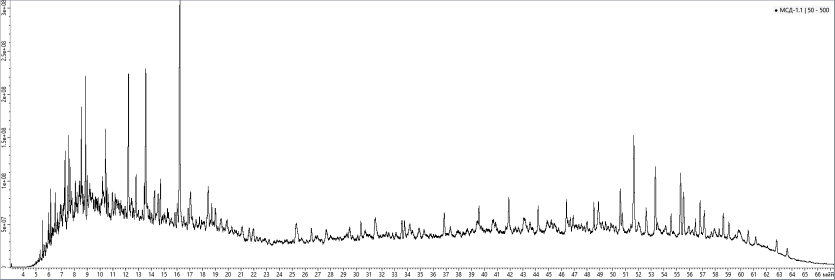
#> input picture scripts/img/2.png, 1669 x 559 px (shown at 1/2 size)
$ python example2.py
#> lines starting #> are read from the running program, lines starting #| are printed output that depends on the picture; after the words box and inside, x2 and y2 are one past the last pixel; in counts of white or black regions, pixels touching at a corner belong together
### src/imgplot2vec/reader.py
import cv2
import numpy as np


class Reader:
    def read(self, name_image_file: str) -> np.ndarray:
#> called with name_image_file = 'img/2.png'
        path_image = name_image_file
        with open(path_image, "rb") as f:
            chunk = f.read()
        chunk_arr = np.frombuffer(chunk, dtype=np.uint8)
        image = cv2.imdecode(chunk_arr, cv2.IMREAD_COLOR)
#> image is the input picture: shape (559, 1669, 3); mean B, G, R 248.1, 248, 248
        return image

### src/imgplot2vec/converter.py
import cv2
import numpy as np


class Frame:
    def __init__(self, x_top_left: int, y_top_left: int,
                 x_bottom_right: int, y_bottom_right: int,
                 x1: float, y1: float,
                 x0: float = 0, y0: float = 0):
        self.x_top_left = x_top_left
        self.y_top_left = y_top_left
        self.x_bottom_right = x_bottom_right
        self.y_bottom_right = y_bottom_right
        self.x0 = x0
        self.x1 = x1
        self.y0 = y0
        self.y1 = y1

    def crop_gray(self, img: np.ndarray) -> np.ndarray:
        return img[self.y_top_left:self.y_bottom_right, self.x_top_left:self.x_bottom_right]
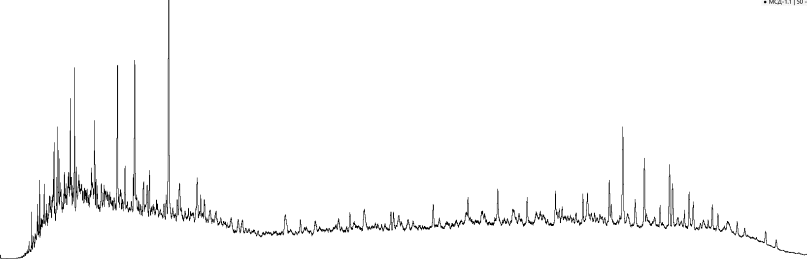
#> returned value: shape (518, 1613) (shown at 1/2 size); min 0, max 255, mean 249.4

    def compare_y(self, y):
        delta_frame = self.y_bottom_right - self.y_top_left
        delta_plot = self.y1-self.y0
        return self.y1-delta_plot/delta_frame * y

    def compare_x(self, x):
        delta_frame = self.x_bottom_right - self.x_top_left
        delta_plot = self.x1 - self.x0
        return delta_plot / delta_frame * x


class Converter:
    def imgplot2vec(self, img, frame: Frame):
        img_gray = cv2.cvtColor(img, cv2.COLOR_RGB2GRAY)
        area = frame.crop_gray(img_gray)
        w = area.shape[1]
#> w = 1613
        y_vec = np.zeros(w)
#> y_vec = 1613 values from 0 to 0
        x_vec = np.zeros(w)
#> x_vec = 1613 values from 0 to 0
        for i in range(w):
            yi = np.argmin(area[:, i])
            y_vec[i] = frame.compare_y(yi)
            x_vec[i] = frame.compare_x(i)
#> this loop made 1613 passes
#> yi on passes 1 to 3: 510, 515, 516
#> after the loop, x_vec = 1613 values from 0 to 62.96; y_vec = 1613 values, max 300000000 at index 337, min 579150.6 at index 3, mean 44456718.7
        return y_vec, x_vec


class AutoConverter(Converter):
    # [43 lines left out: functions auto_imgplot2vec, _auto_frame, __first_max_intensity, __end_max_intensity, not called in this run]

### scripts/example2.py
import cv2
from imgplot2vec import Reader, Frame, Converter
import matplotlib.pyplot as plt


reader = Reader()
converter = Converter()
frame = Frame(x_top_left=22, y_top_left=17, x_bottom_right=1635, y_bottom_right=535,
              x0=3, y0=0, x1=66, y1=3e+08)


img = reader.read(r"img/2.png")
vec_y, vec_x = converter.imgplot2vec(img, frame)
#> vec_y has the same summary as y_vec in imgplot2vec; vec_x = 1613 values from 0 to 62.96

gray_frame = frame.crop_gray(cv2.cvtColor(img, cv2.COLOR_RGB2GRAY))
print(vec_y, vec_x)
#> (printed output is left out)
plt.plot(vec_x, vec_y, "-")
plt.grid()
plt.xlim([frame.x0, frame.x1])
plt.ylim([frame.y0, frame.y1])
plt.show()
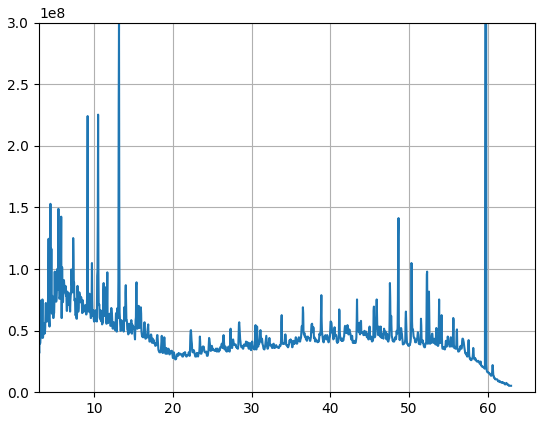
#> figure drawn by matplotlib, 1 panel; curve peaks at x = 13.16, y = 300000000

# cv2.imshow(" ", gray_frame)
# cv2.waitKey()

$ run again, with scripts/img/1.png copied over scripts/img/2.png
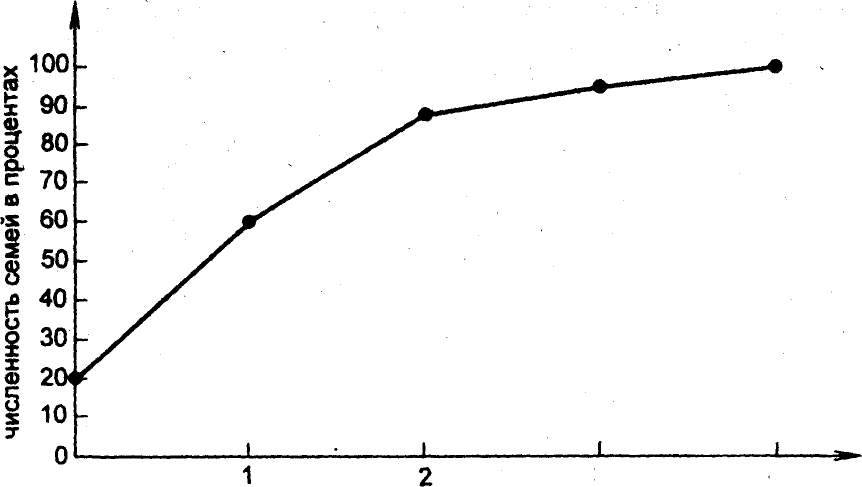
#> input picture scripts/img/1.png, 1724 x 974 px (shown at 1/2 size)
#> in read, image is the input picture: shape (974, 1724, 3); 96.5% white; 144 black regions (101 under 20 px), largest, box (x1, y1, x2, y2) and area: (108, 1, 1723, 923) 33682, (80, 188, 135, 228) 1253, (9, 457, 40, 517) 1224
#> in crop_gray, `return img[self.y_top_left:self.y_bottom_right, self.x_top_left:self.x..`:
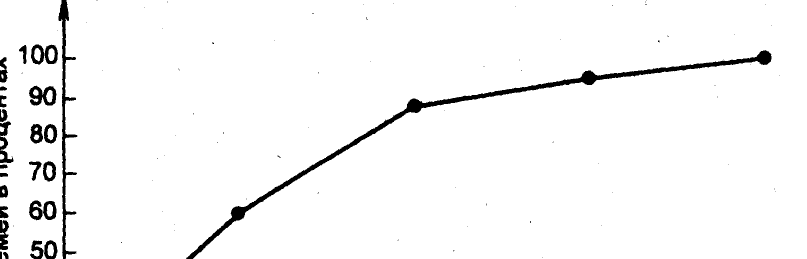
#> returned value: shape (518, 1613) (shown at 1/2 size); 96.6% white; 94 black regions (68 under 20 px), largest, box (x1, y1, x2, y2) and area: (372, 100, 1543, 518) 13116, (117, 0, 155, 518) 4289, (58, 171, 113, 211) 1253
#> the loop in imgplot2vec, `for i in range(w):` made 1613 passes
#> yi on passes 1 to 3: 121, 120, 119
#> after the loop in imgplot2vec, `for i in range(w):`: x_vec = 1613 values from 0 to 62.96; y_vec = 1613 values, max 300000000 at index 27, min 579150.6 at index 372, mean 198314730.5
#> vec_y has the same summary as y_vec in imgplot2vec; vec_x = 1613 values from 0 to 62.96
#> (printed output is left out)
#> `plt.show()`:
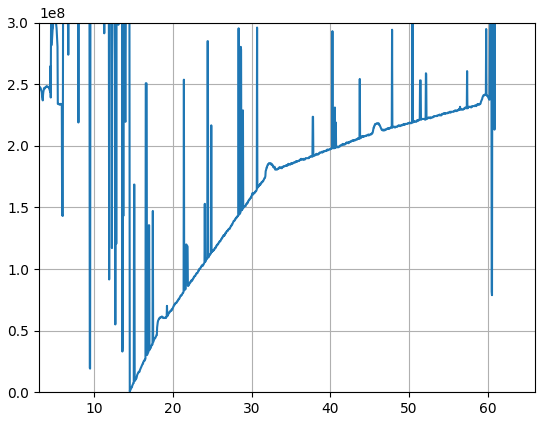
#> figure drawn by matplotlib, 1 panel; curve peaks at x = 1.05, y = 300000000

$ run again, with scripts/img/3.png copied over scripts/img/2.png
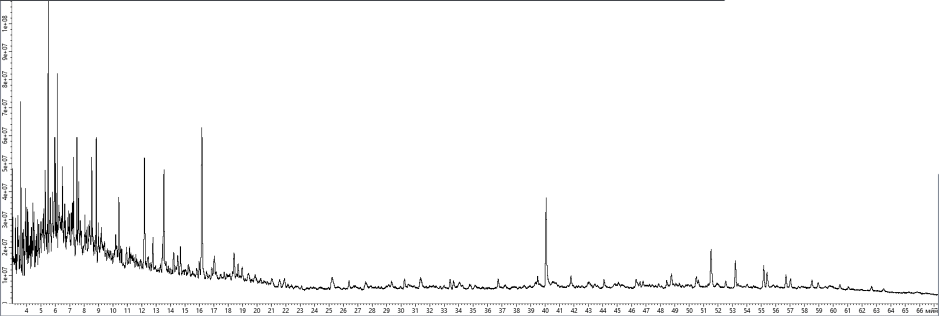
#> input picture scripts/img/3.png, 1877 x 632 px (shown at 1/2 size)
#> in read, image is the input picture: shape (632, 1877, 3); mean B, G, R 248.3, 248.2, 248.2
#> in crop_gray, `return img[self.y_top_left:self.y_bottom_right, self.x_top_left:self.x..`:
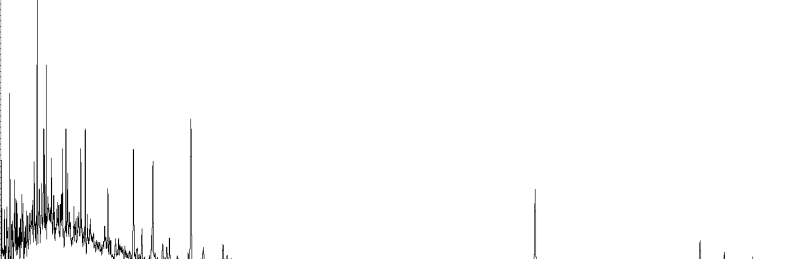
#> returned value: shape (518, 1613) (shown at 1/2 size); min 0, max 255, mean 250.4
#> the loop in imgplot2vec, `for i in range(w):` made 1613 passes
#> yi on passes 1 to 3: 377, 41, 320
#> after the loop in imgplot2vec, `for i in range(w):`: x_vec = 1613 values from 0 to 62.96; y_vec = 1613 values, max 300000000 at index 291, min 579150.6 at index 261, mean 235331536.5
#> vec_y has the same summary as y_vec in imgplot2vec; vec_x = 1613 values from 0 to 62.96
#> (printed output is left out)
#> `plt.show()`:
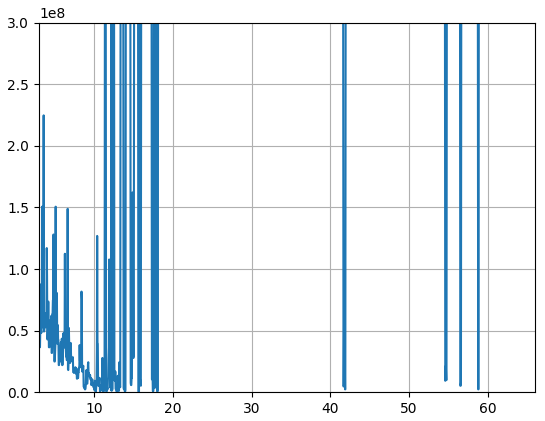
#> figure drawn by matplotlib, 1 panel; curve peaks at x = 11.37, y = 300000000

$ run again, with scripts/img/4.png copied over scripts/img/2.png
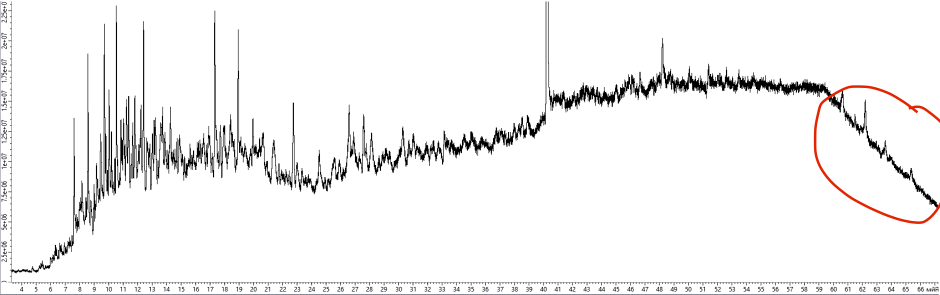
#> input picture scripts/img/4.png, 1880 x 589 px (shown at 1/2 size)
#> in read, image is the input picture: shape (589, 1880, 3); mean B, G, R 243.3, 243.4, 244
#> in crop_gray, `return img[self.y_top_left:self.y_bottom_right, self.x_top_left:self.x..`:
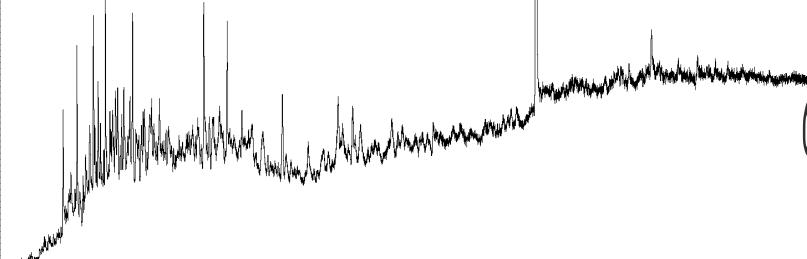
#> returned value: shape (518, 1613) (shown at 1/2 size); min 0, max 255, mean 243.6
#> the loop in imgplot2vec, `for i in range(w):` made 1613 passes
#> yi on passes 1 to 3: 475, 487, 0
#> after the loop in imgplot2vec, `for i in range(w):`: x_vec = 1613 values from 0 to 62.96; y_vec = 1613 values, max 300000000 at index 2, min 579150.6 at index 45, mean 158346877.6
#> vec_y has the same summary as y_vec in imgplot2vec; vec_x = 1613 values from 0 to 62.96
#> (printed output is left out)
#> `plt.show()`:
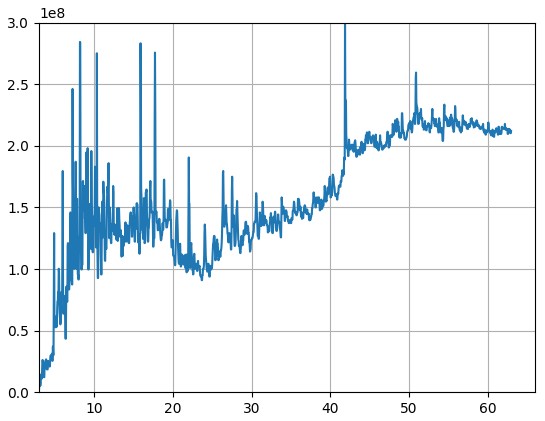
#> figure drawn by matplotlib, 1 panel; curve peaks at x = 0.0781, y = 300000000
